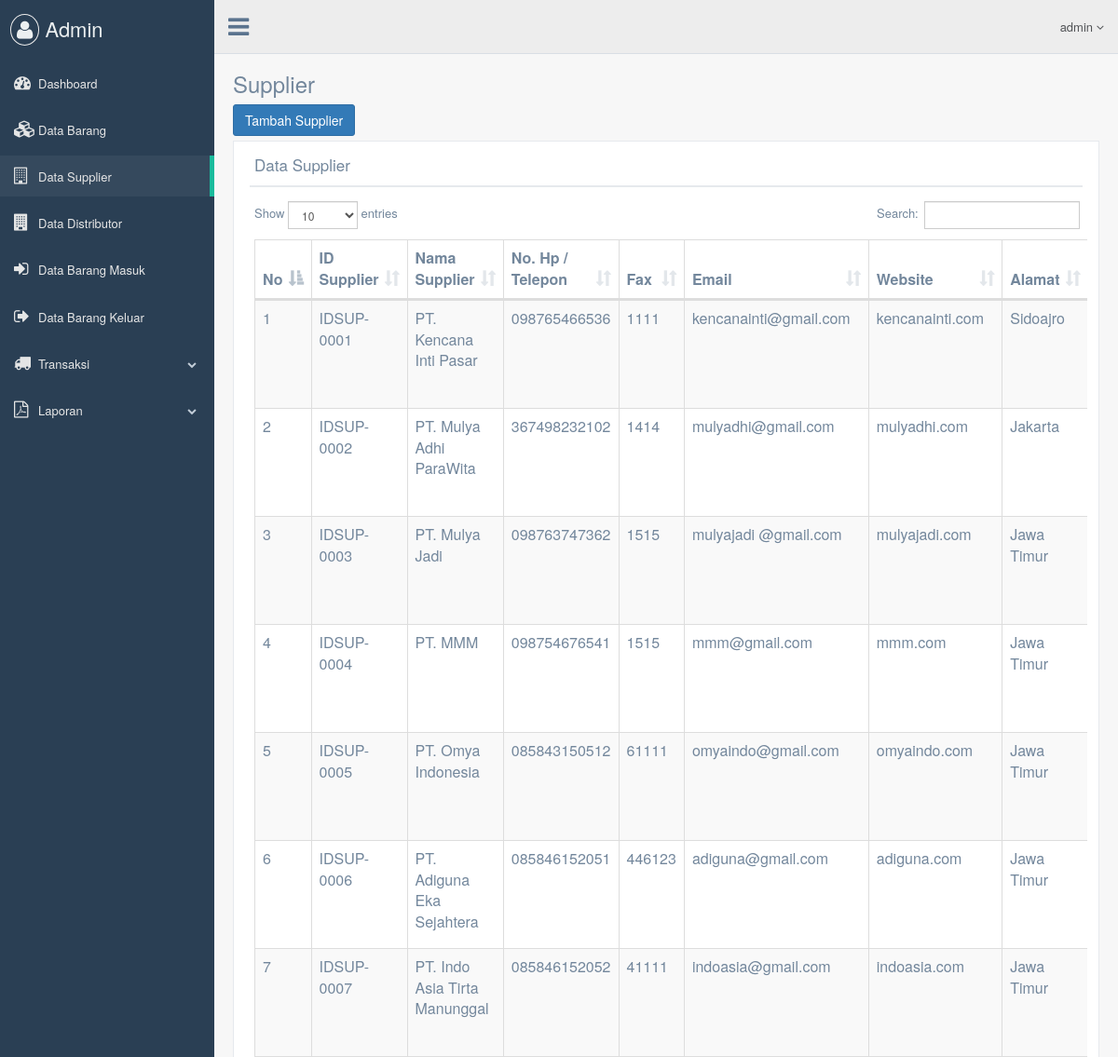
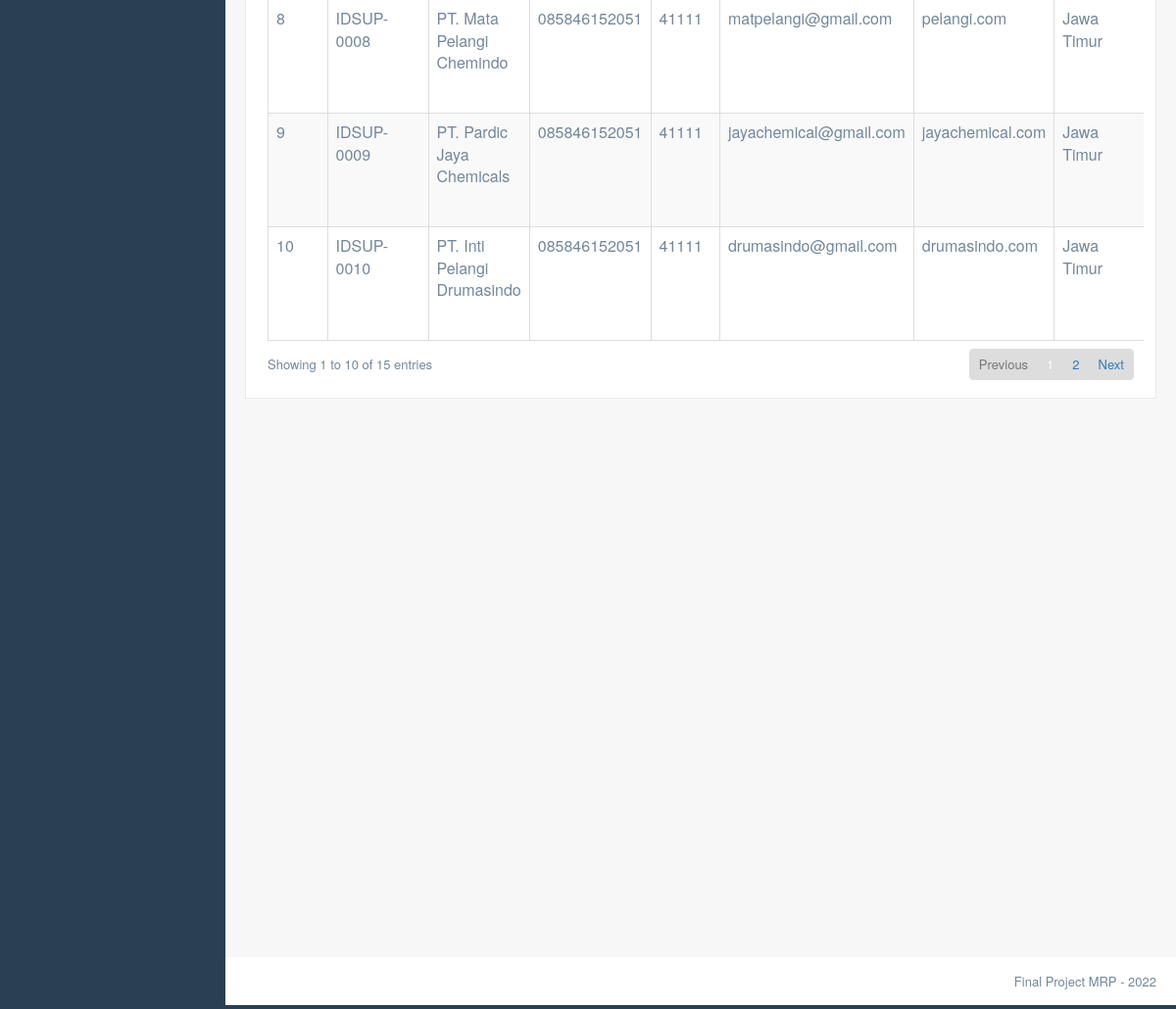
Screenshot of /admin/supplier.php with the database file from the repository (2 pictures, top to bottom).
### tables this page shows
CREATE TABLE `dta_supplier` (
  `id_supplier` varchar(20) NOT NULL,
  `nama` varchar(50) NOT NULL,
  `nomor` varchar(20) NOT NULL,
  `fax` varchar(10) NOT NULL,
  `email` varchar(30) NOT NULL,
  `website` varchar(20) NOT NULL,
  `alamat` text NOT NULL
);

### admin/supplier.php (the view, shortened to what this page needs)
<?php include_once ('head.php') ?>
  <body class="nav-md">
    <div class="container body">
      <div class="main_container">
        <?php include_once ('header.php'); ?>
        <div class="right_col" role="main">
          <div class="">
            <div class="page-title">
              <div class="title_left">
                <h3>Supplier</h3>
              </div>
            </div>
            <div class="clearfix"></div>
            <div class="row">
              <div class="col-lg-3 col-md-3 col-sm-6 col-xs-12">
                <a href="supplier_tmbh.php" class="btn btn-primary">Tambah Supplier</a>
              </div>
            </div>
            <div class="row">
              <div class="col-md-12 col-sm-12 col-xs-12">
                <div class="x_panel">
                  <div class="x_title">
                    <h2>Data Supplier</h2>
                    <div class="clearfix"></div>
                  </div>
                  <div class="x_content">
                    <table class="table table-striped table-bordered" id="datatables" style="width: 100%">
                      <thead>
                          <tr>
                              <th>No</th>
                              <th>ID Supplier</th>
                              <th>Nama Supplier</th>
                              <th>No. Hp / Telepon</th>
                              <th>Fax</th>
                              <th>Email</th>
                              <th>Website</th>
                              <th>Alamat</th>
                          </tr>
                      </thead>
                      <tbody>
                          <?php
                          include_once ('../db/koneksi.php');
                          $query  = "SELECT * FROM dta_supplier";
                          $result = $mysqli->query($query);
                          $no = 1;
                          while ($row = $result->fetch_array(MYSQLI_ASSOC)) {
                           ?>
                          <tr>
                              <td><?php echo $no ?></td>
                              <td><?php echo $row['id_supplier']; ?></td>
                              <td><?php echo $row['nama']; ?></td>
                              <td><?php echo $row['nomor']; ?></td>
                              <td><?php echo $row['fax']; ?></td>
                              <td><?php echo $row['email']; ?></td>
                              <td><?php echo $row['website']; ?></td>
                              <td><?php echo $row['alamat']; ?></td>
                          </tr>
                          <?php
                          $no++;
                          }
                           ?>
                      </tbody>
                    </table>
                  </div>
                </div>
              </div>
            </div>
          </div>
        </div>
        <?php include_once ('footer.php'); ?>
      </div>
    </div>
  <?php include_once ('foot.php'); ?>

### rows the page displays
dta_supplier: id_supplier "IDSUP-0001", nama "PT. Kencana Inti Pasar", nomor "098765466536", fax "1111", email "kencanainti@gmail.com", website "kencanainti.com", alamat "Sidoajro"
dta_supplier: id_supplier "IDSUP-0002", nama "PT. Mulya Adhi ParaWita", nomor "367498232102", fax "1414", email "mulyadhi@gmail.com", website "mulyadhi.com", alamat "Jakarta"
dta_supplier: id_supplier "IDSUP-0003", nama "PT. Mulya Jadi", nomor "098763747362", fax "1515", email "mulyajadi @gmail.com", website "mulyajadi.com", alamat "Jawa Timur"
dta_supplier: id_supplier "IDSUP-0004", nama "PT. MMM", nomor "098754676541", fax "1515", email "mmm@gmail.com", website "mmm.com", alamat "Jawa Timur"
dta_supplier: id_supplier "IDSUP-0005", nama "PT. Omya Indonesia", nomor "085843150512", fax "61111", email "omyaindo@gmail.com", website "omyaindo.com", alamat "Jawa Timur"
dta_supplier: id_supplier "IDSUP-0006", nama "PT. Adiguna Eka Sejahtera", nomor "085846152051", fax "446123", email "adiguna@gmail.com", website "adiguna.com", alamat "Jawa Timur"
dta_supplier: id_supplier "IDSUP-0007", nama "PT. Indo Asia Tirta Manunggal", nomor "085846152052", fax "41111", email "indoasia@gmail.com", website "indoasia.com", alamat "Jawa Timur"
dta_supplier: id_supplier "IDSUP-0008", nama "PT. Mata Pelangi Chemindo", nomor "085846152051", fax "41111", email "matpelangi@gmail.com", website "pelangi.com", alamat "Jawa Timur"
dta_supplier: id_supplier "IDSUP-0009", nama "PT. Pardic Jaya Chemicals", nomor "085846152051", fax "41111", email "jayachemical@gmail.com", website "jayachemical.com", alamat "Jawa Timur"
dta_supplier: id_supplier "IDSUP-0010", nama "PT. Inti Pelangi Drumasindo", nomor "085846152051", fax "41111", email "drumasindo@gmail.com", website "drumasindo.com", alamat "Jawa Timur"
